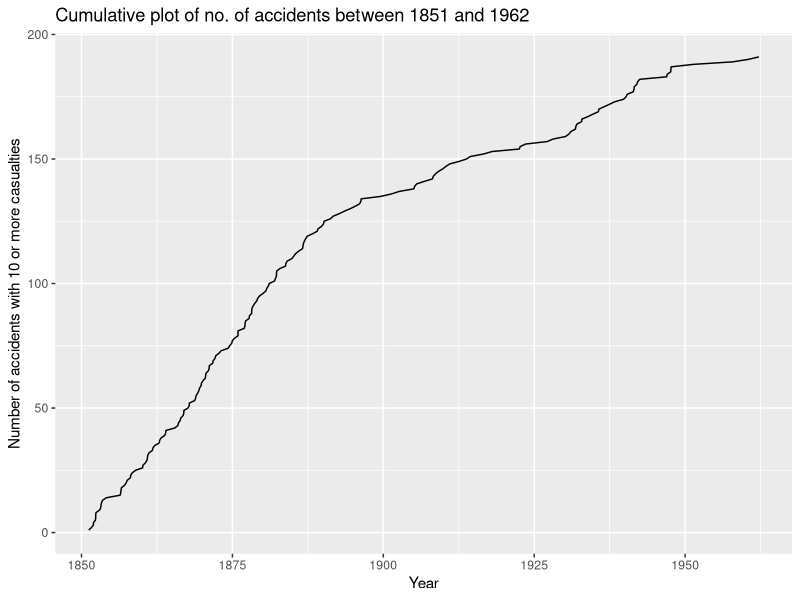
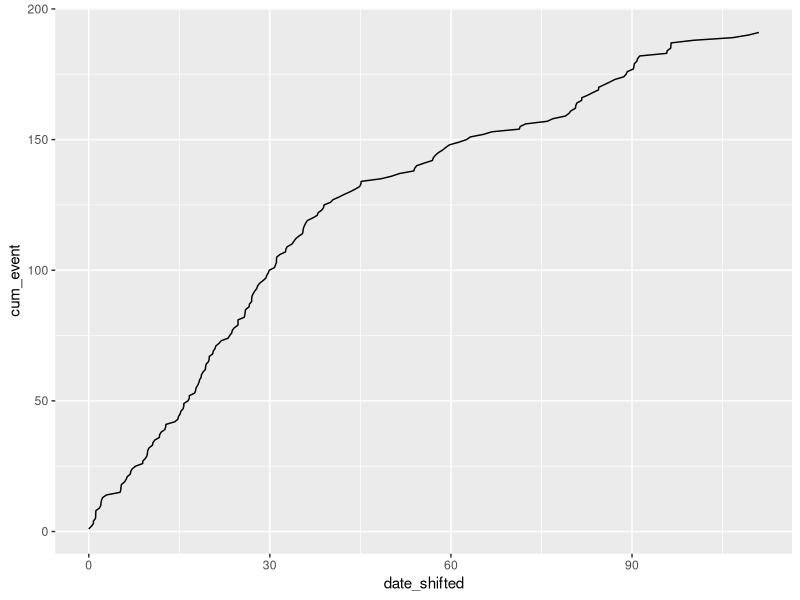

Recreate these plots in R, in order. (Note: this script raises an error after producing the figures.)
## SINGLE SITE MCMC 

MH_single_alg <- function(n,data, t_0,t_2, t, lambda_0,lambda_1, beta, sigma){

  # Find number of deaths in each interval given initial t
  y_0 = sum(data[date <t]$event)
  y_1 = sum(data[date>= t]$event)
  
  # Construct result matrix
  results <- matrix(nrow = n, ncol = 5)
  results[1, 1:5] <- c(t, lambda_0, lambda_1, beta, 1)
  for(i in 2:n){
    print(i)
    # Collect old values for t and beta and compute corresponding 
    # y_0 and y_1 values
    t_old <- results[i-1, 1]
    
    y_0_o = sum(data[date <t_old]$event)
    y_1_o = sum(data[date>= t_old]$event)
    
    beta <- results[i-1, 4]
    
    # Preform Gibbs step
    lambda_0 <- rgamma(1, y_0 + 2, scale = 1/(t_old - t_0 + 1/beta))
    lambda_1 <- rgamma(1, y_1 + 2, scale = 1/(t_2 - t_old + 1/beta))

    beta_tilde <- rgamma(1, 6, scale = 1/(lambda_0 + lambda_1 + 1)) 
    beta <- 1/beta_tilde
    
    results[i, 2:4] <- c( lambda_0, lambda_1, beta)
    
    # Preform MH step with the random walk of order one 
    # as the proposal density
    t_new <- rnorm(1, t_old, sigma)
    
    ### Compute corresponding values for y_0 and y_1
    y_0_n = sum(data[date <t_new]$event)
    y_1_n = sum(data[date>= t_new]$event)
    
    ### Compute the acceptance probability in log scale and
    # compare with u unif(0,1)
    a_log <- (((y_0_n +1)*log(lambda_0) 
               + (y_1_n +1)*log(lambda_1) 
               - t_new *(lambda_0 - lambda_1 )) - 
                ((y_0_o +1)*log(lambda_0) 
                 + (y_1_o +1)*log(lambda_1) 
                 - t_old *(lambda_0 - lambda_1 )))
    u <- runif(1)
    results[i, 5] <-  exp(a_log)
    if (u< exp(a_log)){
      results[i, 1] <-  t_new
    } else{
      results[i,1] <- t_old
      }
  }
  return (results)
}

# Load libraries and data
library(boot)
library(data.table)
library(tidyr)
library(ggplot2)

# Create data table
data <- as.data.table(coal)
data[, event:= 1]
data[, cum_event := cumsum(event)]
data[, date_shifted := date- data[1, date]]


q <- ggplot(data = data, aes(x = date, y = cum_event))
q <- q + geom_line() + ggtitle("Cumulative plot of no. of accidents between 1851 and 1962") + 
  xlab("Year") + ylab("Number of accidents with 10 or more casualties")
q

q <- ggplot(data = data, aes(x = date_shifted, y = cum_event))
q <- q + geom_line()
q


# Initial values for t, lambda_0, lambda_1, beta
t = data[1, date] + 50
lambda_0 <- 10 
lambda_1 <- 5 
beta = 3


# Set n, t_0, t_2 and tuning parameter sigma
n = 10000
t_0 = data[1, date]
t_2 = data[nrow(data), date] #maybe should be 1963? 
sigma = 3

# Run algorithm
sim_MH_single <- MH_single_alg(n,data, t_0, t_2, t, lambda_0,lambda_1, beta, sigma)

#Format and plot the results
sim_MH_single <- as.data.table(sim_MH_single)
setnames(sim_MH_single, c("t", "lambda_0", "lambda_1", "beta", "a"))
sim_MH_single[, iteration := seq(1:n)]

q <- ggplot(data = sim_MH_single, aes(x = iteration) )
q <- q + geom_line(aes(y = lambda_0, colour = "lambda_0")) 
q <- q +  theme(legend.position = "none")
q <- q + ylab(unname(TeX(c("$\\lambda_0$"))))
q <- q + xlab("Iteration")
q <- q + ggtitle(unname(TeX(c("Traceplot for $\\lambda_0$"))))
q
q <- ggplot(data = sim_MH_single, aes(x = iteration) )
q <- q + geom_line(aes(y = lambda_1, colour = "lambda_1"))
q <- q +  theme(legend.position = "none")
q <- q + ylab(unname(TeX(c("$\\lambda_1$"))))
q <- q + xlab("Iteration")
q <- q + ggtitle(unname(TeX(c("Traceplot for $\\lambda_1$"))))
q
q <- ggplot(data = sim_MH_single, aes(x = iteration) )
q <- q + geom_line(aes(y = beta, colour = "beta"))
q <- q +  theme(legend.position = "none")
q <- q + ylab(unname(TeX(c("$\\beta$"))))
q <- q + xlab("Iteration")
q <- q + ggtitle(unname(TeX(c("Traceplot for $\\beta$"))))
q
q <- ggplot(data = sim_MH_single, aes(x = iteration) )
q <- q + geom_line(aes(y = t, colour = "t"))
q <- q +  theme(legend.position = "none")
q <- q + ylab("t")
q <- q + xlab("Iteration")
q <- q + ggtitle(unname(TeX(c("Traceplot for t"))))
q

ggsave(
  "sim_t.pdf",
  path = "C:\\Users\\sara_\\OneDrive\\Documents\\NTNU\\10.Semester\\Beregningskrevende\\Prosjekt1\\Berregningskrevende_2\\Images",
  width = 17,
  height = 10,
  units = "cm"
)


#mixing of the MH-algorithm
t_alt = data[1, date] + 80
sim_MH_single_alt <- MH_single_alg(n,data, t_0, t_2, t_alt, lambda_0,lambda_1, beta, sigma)



sim_MH_single_alt <- as.data.table(sim_MH_single_alt)
setnames(sim_MH_single_alt, c("t_alt", "lambda_0", "lambda_1", "beta", "a"))
sim_MH_single_alt[, iteration := seq(1:n)]

test <- rbind(list(sim_MH_single$t, sim_MH_single_alt$t_alt, sim_MH_single$iteration))

q <- ggplot(data = as.data.table(test), aes(x = iteration) )
q <- q + geom_line(aes(y = t, colour = "t"))
q <- q + geom_line(aes(y = t_alt, colour = "t_alt"))
q




# Check if values seem reasonable
summary(sim_MH_single)
3.655*(1891- t_0) + 0.62*(t_2-1891)

q <- ggplot(data = data, aes(x = date, y = cum_event))
q <- q + geom_line()
q

##Looking at the acf of t

burnin <- 1000


sim_t <- sim_MH_single$t[burnin:n]

acf(sim_t)

no_burnin_sim_MH <- sim_MH_single[burnin:n]

summary(no_burnin_sim_MH)
